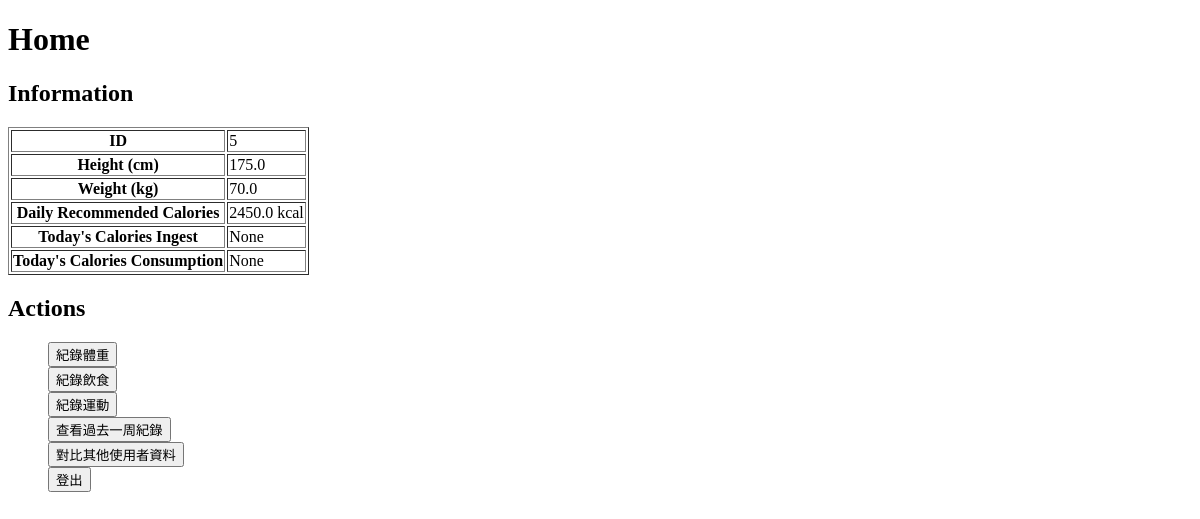
The app's page /user_home/5, older data.
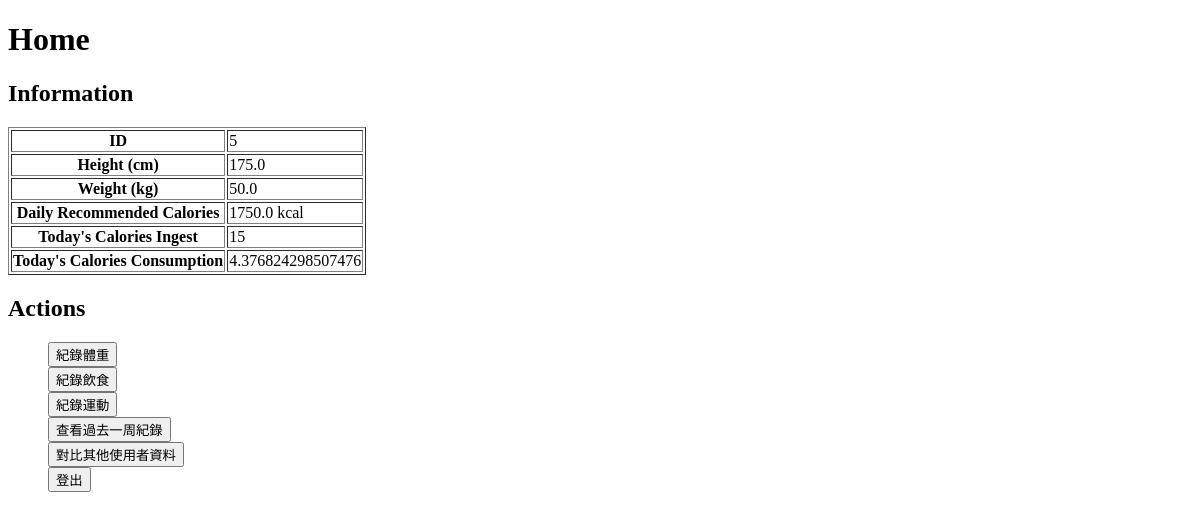
The same page, newer data.
### app.py (models this page shows)
class User(db.Model):
    id = db.Column(db.Integer, primary_key=True, autoincrement=True)
    weight = db.Column(db.Float, nullable=False)
    height = db.Column(db.Float, nullable=False)

### app.py (the view)
@app.route('/user_home/<int:user_id>')
def user_home(user_id):
    user = User.query.get(user_id)
    today_calories_consumption = (
        db.session.query(
            func.sum(UserExerciseRecord.calories_consumption)
        )
        .filter(UserExerciseRecord.user_id == user_id)
        .filter(UserExerciseRecord.date == datetime.utcnow().date())
        .scalar()
    )
    today_calories_ingest = (
        db.session.query(
            func.sum(UserCaloriesRecord.calories_ingest)
        )
        .filter(UserCaloriesRecord.user_id == user_id)
        .filter(UserCaloriesRecord.date == datetime.utcnow().date())
        .scalar()
    )
    return render_template('user_home.html',
                            user=user,
                            today_calories_consumption=today_calories_consumption,
                            today_calories_ingest=today_calories_ingest)

### templates/user_home.html (shortened to what this page needs)
<!DOCTYPE html>
<html lang="en">
<head>
</head>
<body>
    <h1>Home</h1>
    <h2>Information</h2>
    <table border="1">
        <tr>
            <th>ID</th>
            <td>{{ user.id }}</td>
        </tr>
        <tr>
            <th>Height (cm)</th>
            <td>{{ user.height }}</td>
        </tr>
        <tr>
            <th>Weight (kg)</th>
            <td>{{ user.weight }}</td>
        </tr>
        <tr>
            <th>Daily Recommended Calories</th>
            <td>{{ 35 * user.weight }} kcal</td>
        </tr>
        <tr>
            <th>Today's Calories Ingest</th>
            <td>{{ today_calories_ingest }}</td>
        </tr>
        <tr>
            <th>Today's Calories Consumption</th>
            <td>{{ today_calories_consumption }}</td>
        </tr>
    </table>
    <h2>Actions</h2>
    <ul>
        <form action="/record_weight" method="get">
            <button type="submit">紀錄體重</button>
        </form>
        <form action="/record_food" method="get">
            <button type="submit">紀錄飲食</button>
        </form>
        <form action="/record_exercise" method="get">
            <button type="submit">紀錄運動</button>
        </form>
        <form action="/view_past_week_records" method="get">
            <button type="submit">查看過去一周紀錄</button>
        </form>
        <form action="/compare_user_records" method="get">
            <button type="submit">對比其他使用者資料</button>
        </form>
        <form action="/" method="get">
            <button type="submit">登出</button>
        </form>
    </ul>
</body>
</html>

Row changes from the older to the newer data that the page shows:
changed User id 5: weight "70.0" → "50.0"; 35*user.weight "2450.0" → "1750.0"
Text that changed along with them:
{{ today_calories_ingest }}: "None" → "15"
{{ today_calories_consumption }}: "None" → "4.376824298507476"
